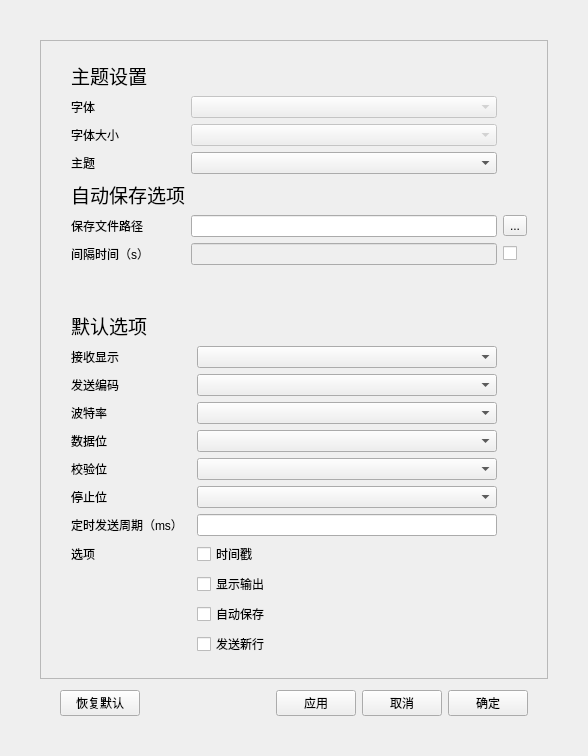
<?xml version="1.0" encoding="UTF-8"?>
<ui version="4.0">
 <class>MainWindow</class>
 <widget class="QMainWindow" name="MainWindow">
  <property name="geometry">
   <rect>
    <x>0</x>
    <y>0</y>
    <width>588</width>
    <height>756</height>
   </rect>
  </property>
  <property name="minimumSize">
   <size>
    <width>530</width>
    <height>620</height>
   </size>
  </property>
  <property name="windowTitle">
   <string>设置</string>
  </property>
  <property name="windowIcon">
   <iconset>
    <normaloff>logo.ico</normaloff>logo.ico</iconset>
  </property>
  <property name="iconSize">
   <size>
    <width>64</width>
    <height>64</height>
   </size>
  </property>
  <widget class="QWidget" name="centralwidget">
   <layout class="QVBoxLayout" name="verticalLayout">
    <property name="leftMargin">
     <number>40</number>
    </property>
    <property name="topMargin">
     <number>40</number>
    </property>
    <property name="rightMargin">
     <number>40</number>
    </property>
    <property name="bottomMargin">
     <number>40</number>
    </property>
    <item>
     <widget class="QScrollArea" name="scrollArea">
      <property name="widgetResizable">
       <bool>true</bool>
      </property>
      <widget class="QWidget" name="scrollAreaWidgetContents">
       <property name="geometry">
        <rect>
         <x>0</x>
         <y>0</y>
         <width>506</width>
         <height>639</height>
        </rect>
       </property>
       <layout class="QGridLayout" name="gridLayout">
        <property name="leftMargin">
         <number>30</number>
        </property>
        <property name="topMargin">
         <number>20</number>
        </property>
        <property name="rightMargin">
         <number>20</number>
        </property>
        <item row="5" column="0">
         <widget class="QLabel" name="label_4">
          <property name="sizePolicy">
           <sizepolicy hsizetype="Fixed" vsizetype="Fixed">
            <horstretch>0</horstretch>
            <verstretch>0</verstretch>
           </sizepolicy>
          </property>
          <property name="font">
           <font>
            <pointsize>14</pointsize>
           </font>
          </property>
          <property name="text">
           <string>自动保存选项</string>
          </property>
         </widget>
        </item>
        <item row="11" column="2">
         <widget class="QComboBox" name="comboBox_4"/>
        </item>
        <item row="17" column="0">
         <widget class="QLabel" name="label_14">
          <property name="font">
           <font>
            <pointsize>9</pointsize>
           </font>
          </property>
          <property name="text">
           <string>选项</string>
          </property>
         </widget>
        </item>
        <item row="15" column="2">
         <widget class="QComboBox" name="comboBox_8"/>
        </item>
        <item row="6" column="0">
         <widget class="QLabel" name="label_5">
          <property name="text">
           <string>保存文件路径</string>
          </property>
         </widget>
        </item>
        <item row="7" column="0">
         <widget class="QLabel" name="label_6">
          <property name="text">
           <string>间隔时间（s）</string>
          </property>
         </widget>
        </item>
        <item row="13" column="0">
         <widget class="QLabel" name="label_11">
          <property name="text">
           <string>数据位</string>
          </property>
         </widget>
        </item>
        <item row="2" column="1" colspan="2">
         <widget class="QComboBox" name="comboBox_2">
          <property name="enabled">
           <bool>false</bool>
          </property>
         </widget>
        </item>
        <item row="1" column="1" colspan="2">
         <widget class="QComboBox" name="comboBox">
          <property name="enabled">
           <bool>false</bool>
          </property>
         </widget>
        </item>
        <item row="13" column="2">
         <widget class="QComboBox" name="comboBox_6"/>
        </item>
        <item row="0" column="0">
         <widget class="QLabel" name="label">
          <property name="sizePolicy">
           <sizepolicy hsizetype="Fixed" vsizetype="Maximum">
            <horstretch>0</horstretch>
            <verstretch>0</verstretch>
           </sizepolicy>
          </property>
          <property name="font">
           <font>
            <pointsize>14</pointsize>
           </font>
          </property>
          <property name="text">
           <string>主题设置</string>
          </property>
         </widget>
        </item>
        <item row="15" column="0">
         <widget class="QLabel" name="label_13">
          <property name="text">
           <string>停止位</string>
          </property>
         </widget>
        </item>
        <item row="14" column="2">
         <widget class="QComboBox" name="comboBox_7"/>
        </item>
        <item row="7" column="1" colspan="2">
         <widget class="QLineEdit" name="lineEdit_2">
          <property name="enabled">
           <bool>false</bool>
          </property>
         </widget>
        </item>
        <item row="7" column="3">
         <widget class="QCheckBox" name="checkBox_5">
          <property name="text">
           <string/>
          </property>
         </widget>
        </item>
        <item row="18" column="2">
         <widget class="QCheckBox" name="checkBox_2">
          <property name="text">
           <string>显示输出</string>
          </property>
         </widget>
        </item>
        <item row="12" column="2">
         <widget class="QComboBox" name="comboBox_5"/>
        </item>
        <item row="6" column="1" colspan="2">
         <widget class="QLineEdit" name="lineEdit"/>
        </item>
        <item row="19" column="2">
         <widget class="QCheckBox" name="checkBox_3">
          <property name="text">
           <string>自动保存</string>
          </property>
         </widget>
        </item>
        <item row="17" column="2">
         <widget class="QCheckBox" name="checkBox">
          <property name="text">
           <string>时间戳</string>
          </property>
         </widget>
        </item>
        <item row="16" column="2">
         <widget class="QLineEdit" name="lineEdit_3"/>
        </item>
        <item row="20" column="2">
         <widget class="QCheckBox" name="checkBox_4">
          <property name="text">
           <string>发送新行</string>
          </property>
         </widget>
        </item>
        <item row="21" column="2">
         <spacer name="verticalSpacer_3">
          <property name="orientation">
           <enum>Qt::Vertical</enum>
          </property>
          <property name="sizeHint" stdset="0">
           <size>
            <width>20</width>
            <height>40</height>
           </size>
          </property>
         </spacer>
        </item>
        <item row="10" column="2">
         <widget class="QComboBox" name="comboBox_3"/>
        </item>
        <item row="2" column="0">
         <widget class="QLabel" name="label_3">
          <property name="text">
           <string>字体大小</string>
          </property>
         </widget>
        </item>
        <item row="4" column="0">
         <widget class="QLabel" name="label_16">
          <property name="text">
           <string>主题</string>
          </property>
         </widget>
        </item>
        <item row="9" column="0">
         <widget class="QLabel" name="label_7">
          <property name="sizePolicy">
           <sizepolicy hsizetype="Fixed" vsizetype="Fixed">
            <horstretch>0</horstretch>
            <verstretch>0</verstretch>
           </sizepolicy>
          </property>
          <property name="font">
           <font>
            <pointsize>14</pointsize>
           </font>
          </property>
          <property name="text">
           <string>默认选项</string>
          </property>
         </widget>
        </item>
        <item row="14" column="0">
         <widget class="QLabel" name="label_12">
          <property name="text">
           <string>校验位</string>
          </property>
         </widget>
        </item>
        <item row="6" column="3">
         <widget class="QToolButton" name="toolButton">
          <property name="text">
           <string>...</string>
          </property>
         </widget>
        </item>
        <item row="12" column="0">
         <widget class="QLabel" name="label_10">
          <property name="text">
           <string>波特率</string>
          </property>
         </widget>
        </item>
        <item row="11" column="0">
         <widget class="QLabel" name="label_9">
          <property name="text">
           <string>发送编码</string>
          </property>
         </widget>
        </item>
        <item row="1" column="0">
         <widget class="QLabel" name="label_2">
          <property name="text">
           <string>字体</string>
          </property>
         </widget>
        </item>
        <item row="8" column="0">
         <spacer name="verticalSpacer_2">
          <property name="orientation">
           <enum>Qt::Vertical</enum>
          </property>
          <property name="sizeType">
           <enum>QSizePolicy::Minimum</enum>
          </property>
          <property name="sizeHint" stdset="0">
           <size>
            <width>20</width>
            <height>40</height>
           </size>
          </property>
         </spacer>
        </item>
        <item row="16" column="0" colspan="2">
         <widget class="QLabel" name="label_15">
          <property name="text">
           <string>定时发送周期（ms）</string>
          </property>
         </widget>
        </item>
        <item row="10" column="0">
         <widget class="QLabel" name="label_8">
          <property name="text">
           <string>接收显示</string>
          </property>
         </widget>
        </item>
        <item row="4" column="1" colspan="2">
         <widget class="QComboBox" name="comboBox_9"/>
        </item>
       </layout>
      </widget>
     </widget>
    </item>
    <item>
     <layout class="QHBoxLayout" name="horizontalLayout">
      <property name="leftMargin">
       <number>20</number>
      </property>
      <property name="topMargin">
       <number>5</number>
      </property>
      <property name="rightMargin">
       <number>20</number>
      </property>
      <item>
       <widget class="QPushButton" name="pushButton">
        <property name="text">
         <string>恢复默认</string>
        </property>
       </widget>
      </item>
      <item>
       <spacer name="horizontalSpacer">
        <property name="orientation">
         <enum>Qt::Horizontal</enum>
        </property>
        <property name="sizeHint" stdset="0">
         <size>
          <width>40</width>
          <height>20</height>
         </size>
        </property>
       </spacer>
      </item>
      <item>
       <widget class="QPushButton" name="pushButton_3">
        <property name="sizePolicy">
         <sizepolicy hsizetype="Minimum" vsizetype="Fixed">
          <horstretch>0</horstretch>
          <verstretch>0</verstretch>
         </sizepolicy>
        </property>
        <property name="text">
         <string>应用</string>
        </property>
       </widget>
      </item>
      <item>
       <widget class="QPushButton" name="pushButton_4">
        <property name="text">
         <string>取消</string>
        </property>
       </widget>
      </item>
      <item>
       <widget class="QPushButton" name="pushButton_5">
        <property name="text">
         <string>确定</string>
        </property>
       </widget>
      </item>
     </layout>
    </item>
   </layout>
  </widget>
 </widget>
 <resources/>
 <connections/>
</ui>
